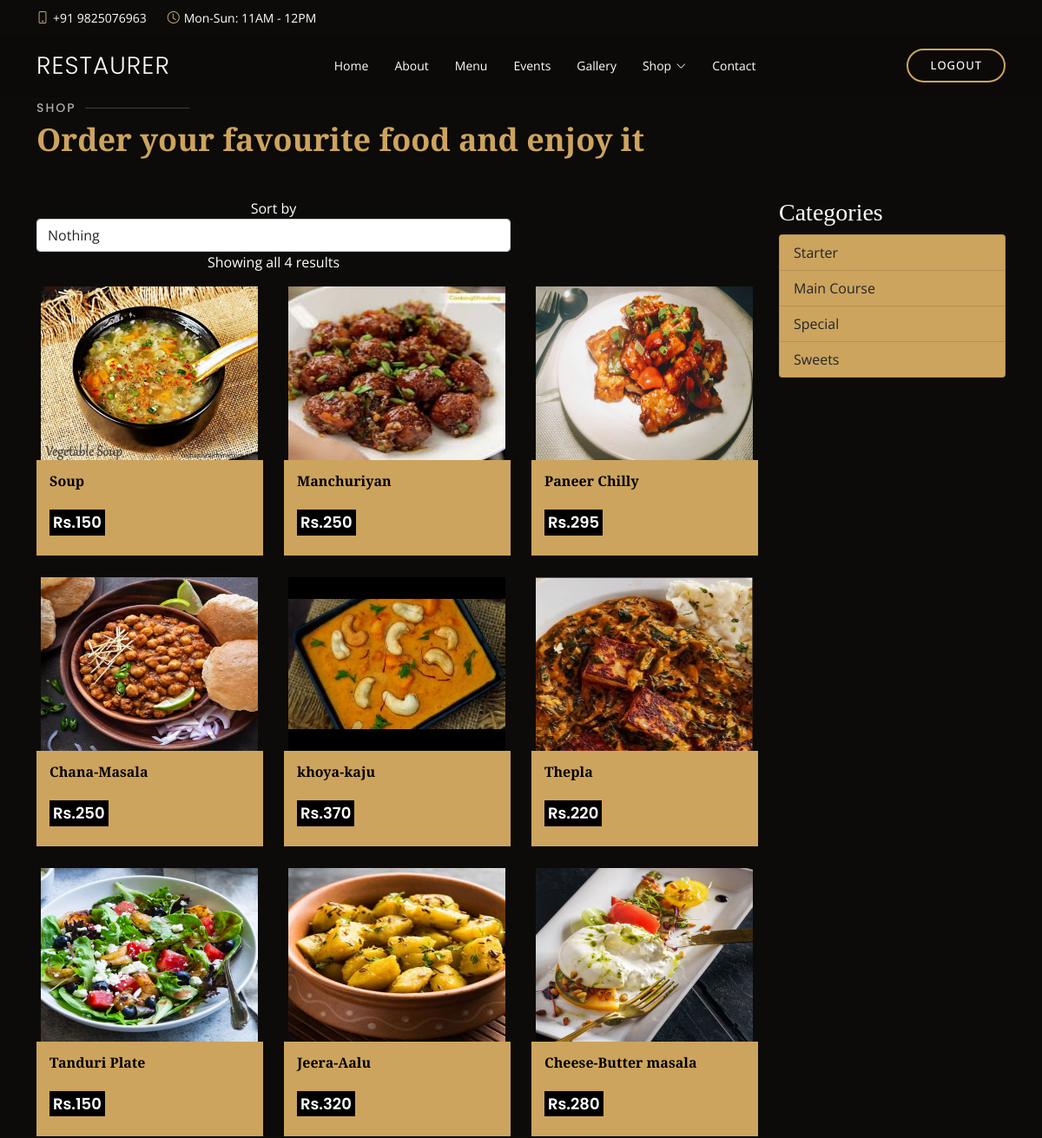
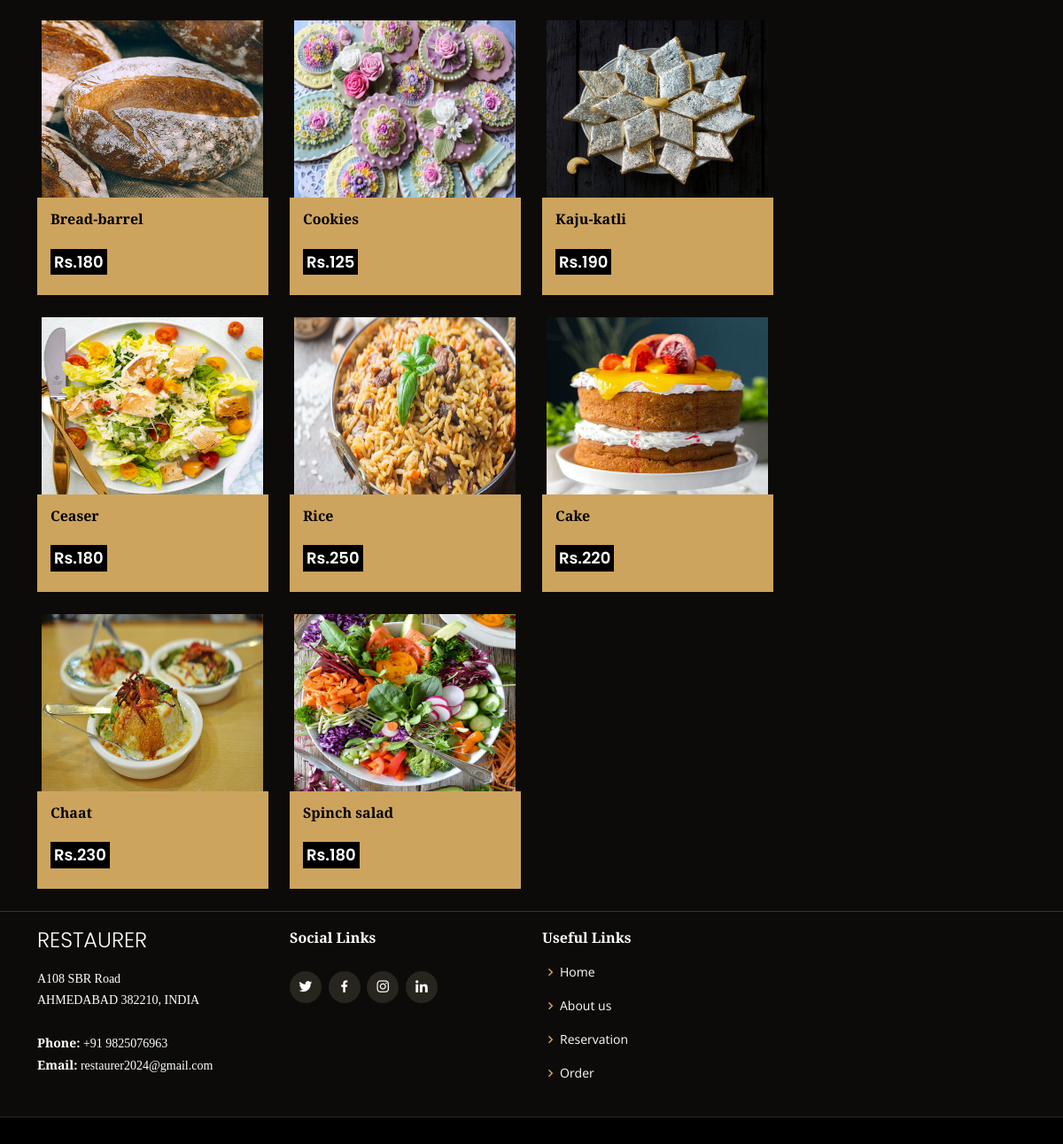
/order, run on the app's committed database (2 pictures, top to bottom).
### myapp/models.py (models this page shows, shortened)
class Add_product(models.Model):
    user_id = models.ForeignKey(User,on_delete=models.CASCADE)
    category_id = models.ForeignKey(Category,on_delete=models.CASCADE)
    name = models.CharField(max_length=30)
    price = models.IntegerField()
    qty = models.IntegerField()
    pic = models.ImageField(upload_to='img')
    dec = models.TextField()

class Category(models.Model):
    name = models.CharField(max_length=25)

### myapp/views.py (the view)
# urls.py: path('order',views.order, name='order'),
def order(request):
    pid = Add_product.objects.all()
    cid = Category.objects.all()
    con = {
        'pid' : pid,
        'cid' : cid
    }
    return render(request,"order.html",con)

### myapp/templates/order.html (shortened to what this page needs)
{% load static %}
<!DOCTYPE html>
<html lang="en">
<head>
  <link href="{% static 'vendor/animate.css/animate.min.css' %}" rel="stylesheet">
  <link href="{% static 'vendor/aos/aos.css' %}" rel="stylesheet">
  <link href="{% static 'vendor/bootstrap/css/bootstrap.min.css' %}" rel="stylesheet">
  <link href="{% static 'vendor/bootstrap-icons/bootstrap-icons.css' %}" rel="stylesheet">
  <link href="{% static 'vendor/boxicons/css/boxicons.min.css' %}" rel="stylesheet">
  <link href="{% static 'vendor/glightbox/css/glightbox.min.css' %}" rel="stylesheet">
  <link href="{% static 'vendor/swiper/swiper-bundle.min.css' %}" rel="stylesheet">
  <link href="{% static 'css/style.css' %}" rel="stylesheet">
 </head>
<body>
  <div id="topbar" class="d-flex align-items-center fixed-top">
    <div class="container d-flex justify-content-center justify-content-md-between">
      <div class="contact-info d-flex align-items-center">
        <i class="bi bi-phone d-flex align-items-center"><span>+91 9825076963</span></i>
        <i class="bi bi-clock d-flex align-items-center ms-4"><span> Mon-Sun: 11AM - 12PM</span></i>
      </div>
    </div>
  </div>
  <header id="header" class="fixed-top d-flex align-items-cente">
    <div class="container-fluid container-xl d-flex align-items-center justify-content-lg-between">
      <h1 class="logo me-auto me-lg-0"><a href="index.html">Restaurer</a></h1>
       <nav id="navbar" class="navbar order-last order-lg-0">
        <ul>
          <li><a class="nav-link scrollto {% if request.path == '/' %}active{% endif %}" href="/">Home</a></li>
          <li><a class="nav-link scrollto {% if request.path == '/aboutUs' %}active{% endif %}" href="/aboutUs">About</a></li>
          <li><a class="nav-link scrollto {% if request.path == '/menu' %}active{% endif %}" href="/menu">Menu</a></li>
          <li><a class="nav-link scrollto {% if request.path == '/events' %}active{% endif %}" href="/events">Events</a></li>
          <li><a class="nav-link scrollto {% if request.path == '/gallery' %}active{% endif %}" href="/gallery">Gallery</a></li>
          <li class="dropdown"><a href="#"><span>Shop</span> <i class="bi bi-chevron-down"></i></a>
          </li>
          <li><a class="nav-link scrollto {% if request.path == '/contact' %}active{% endif %}" href="/contact">Contact</a></li>
        </ul>
      </nav>
      <a href="/logout" class="book-a-table-btn scrollto d-none d-lg-flex">Logout</a>
    </div>
  </header>
    <main id="main">
    <div class="container"><br>
        <div class="section-title"><br><br>
          <br><br><h2>Shop</h2>
          <p>Order your favourite food and enjoy it</p>
        </div>
      </div>
    <div class="shop-box-inner">
        <div class="container">
            <div class="row">
                <div class="col-xl-9 col-lg-9 col-sm-12 col-xs-12 shop-content-right">
                    <div class="right-product-box">
                        <div class="product-item-filter row">
                            <div class="col-12 col-sm-8 text-center text-sm-left">
                                <div class="toolbar-sorter-right">
                                    <span>Sort by </span>
                                    <select id="basic" class="selectpicker show-tick form-control" data-placeholder="$ USD">
									<option data-display="Select">Nothing</option>
								</select>
                                </div>
                                <p>Showing all 4 results</p>
                            </div>
                        </div>
                        <div class="product-categorie-box">
                            <div class="tab-content">
                                <div role="tabpanel" class="tab-pane fade show active" id="grid-view">
                                    <div class="row">
                                        {% for i in pid %}
                                        <div class="col-sm-6 col-md-6 col-lg-4 col-xl-4">
                                            <div class="products-single fix">
                                                <div class="box-img-hover">
                                                    <img src="{{i.pic.url}}" style="height: 200px; width:250px;" class="img-fluid" alt="Image">
                                                </div>
                                                <div class="why-text">
                                                    <h5>{{i.name}}</h5>
                                                    <h6>Rs.{{i.price}}</h6>
                                                </div>
                                            </div>
                                        </div>
                                            {% endfor %}
                                    </div>
                                </div>
                            </div>
                        </div>
                    </div>
                </div>
				<div class="col-xl-3 col-lg-3 col-sm-12 col-xs-12 sidebar-shop-left">
                    <div class="product-categori">
                        <div class="filter-sidebar-left">
                            <div class="title-left">
                                <h3>Categories</h3>
                            </div>
                            <div class="list-group list-group-collapse list-group-sm list-group-tree" id="list-group-men" data-children=".sub-men">
                                {% for i in cid %}
                                <a href="{% url 'category' i.id %}" class="list-group-item list-group-item-action ">{{i.name}}</a>
                                {% endfor %}
                            </div>
                        </div>
                    </div>
                </div>
            </div>
        </div>
    </div>
    </main>
    <footer id="footer">
        <div class="footer-top">
          <div class="container">
            <div class="row">
              <div class="col-lg-3 col-md-6">
                <div class="footer-info">
                  <h3>Restaurer</h3>
                  <p>
                    A108 SBR Road <br>
                    AHMEDABAD 382210, INDIA<br><br>
                    <strong>Phone:</strong> +91 9825076963<br>
                    <strong>Email:</strong> restaurer2024@gmail.com<br>
                  </p>
                </div>
              </div>
              <div class="col-lg-3 col-md-4 footer-links">
                <h4>Social Links</h4>
                <div class="social-links mt-3">
                  <a href="#" class="twitter"><i class="bx bxl-twitter"></i></a>
                  <a href="#" class="facebook"><i class="bx bxl-facebook"></i></a>
                  <a href="#" class="instagram"><i class="bx bxl-instagram"></i></a>
                  <a href="#" class="linkedin"><i class="bx bxl-linkedin"></i></a>
                </div>
              </div>
              <div class="col-lg-3 col-md-4 footer-links">
                <h4>Useful Links</h4>
                <ul>
                  <li><i class="bx bx-chevron-right"></i> <a href="/">Home</a></li>
                  <li><i class="bx bx-chevron-right"></i> <a href="aboutUs">About us</a></li>
                  <li><i class="bx bx-chevron-right"></i> <a href="reservation">Reservation</a></li>
                  <li><i class="bx bx-chevron-right"></i> <a href="order">Order</a></li>
                </ul>
              </div>
            </div>
          </div>
        </div>
      </footer>
    </body>
    </html>

### myapp/static/css/style.css (style rules this page uses)
.list-group a { background-color: #cda45e; }
.products-single { overflow: hidden; position: relative; margin-bottom: 25px; }
.products-single .box-img-hover { overflow: hidden; position: relative; }
.box-img-hover img { margin: 0 auto; text-align: center; display: block; }
.why-text { background: #cda45e; color: black; padding: 15px; }
.why-text h5 { font-size: 16px; font-weight: 700; padding-bottom: 15px; }
.why-text h6 { font-size: 18px; font-family: 'Poppins', sans-serif; padding: 4px; display: inline-block; background: black; color: #ffffff; font-weight: 600; }
body { font-family: "Open Sans", sans-serif; background: #0c0b09; color: #fff; }
a { color: #cda45e; text-decoration: none; }
h1, h2, h3, h4, h5, h6 { font-family: "Playfair Display", serif; }
#topbar { height: 40px; font-size: 14px; transition: all 0.5s; z-index: 996; }
#topbar .contact-info i { font-style: normal; color: #d9ba85; }
#topbar .contact-info i span { padding-left: 5px; color: #fff; }
#header { background: rgba(12, 11, 9, 0.6); border-bottom: 1px solid rgba(12, 11, 9, 0.6); transition: all 0.5s; z-index: 997; padding: 15px 0; top: 40px; }
#header .logo { font-size: 28px; margin: 0; padding: 0; line-height: 1; font-weight: 300; letter-spacing: 1px; text-transform: uppercase; font-family: "Poppins", sans-serif; }
#header .logo a { color: #fff; }
.book-a-table-btn { margin: 0 0 0 15px; border: 2px solid #cda45e; color: #fff; border-radius: 50px; padding: 8px 25px; text-transform: uppercase; font-size: 13px; font-weight: 500; letter-spacing: 1px; transition: 0.3s; }
.navbar { padding: 0; }
.navbar ul { margin: 0; padding: 0; display: flex; list-style: none; align-items: center; }
.navbar li { position: relative; }
.navbar a { display: flex; align-items: center; justify-content: space-between; padding: 10px 0 10px 30px; color: #fff; white-space: nowrap; transition: 0.3s; font-size: 14px; }
.navbar a i { font-size: 12px; line-height: 0; margin-left: 5px; }
.section-title { padding-bottom: 40px; }
.section-title h2 { font-size: 14px; font-weight: 500; padding: 0; line-height: 1px; margin: 0 0 5px 0; letter-spacing: 2px; text-transform: uppercase; color: #aaaaaa; font-family: "Poppins", sans-serif; }
.section-title h2::after { content: ""; width: 120px; height: 1px; display: inline-block; background: rgba(255, 255, 255, 0.2); margin: 4px 10px; }
.section-title p { margin: 0; margin: 0; font-size: 36px; font-weight: 700; font-family: "Playfair Display", serif; color: #cda45e; }
#footer { background: black; padding: 0 0 30px 0; color: #fff; font-size: 14px; }
#footer .footer-top { background: #0c0b09; border-top: 1px solid #37332a; border-bottom: 1px solid #28251f; padding: 20px 0 0 0; }
#footer .footer-top .footer-info { margin-bottom: 30px; }
#footer .footer-top .footer-info h3 { font-size: 24px; margin: 0 0 20px 0; padding: 0px 0 0px 0; line-height: 1; font-weight: 300; text-transform: uppercase; font-family: "Poppins", sans-serif; }
#footer .footer-top .footer-info p { font-size: 14px; line-height: 24px; margin-bottom: 0; font-family: "Playfair Display", serif; color: #fff; }
#footer .footer-top .social-links a { font-size: 18px; display: inline-block; background: #28251f; color: #fff; line-height: 1; padding: 8px 0; margin-right: 4px; border-radius: 50%; text-align: center; width: 36px; height: 36px; transition: 0.3s; }
#footer .footer-top h4 { font-size: 16px; font-weight: 600; color: #fff; position: relative; padding-bottom: 12px; }
#footer .footer-top .footer-links { margin-bottom: 30px; }
#footer .footer-top .footer-links ul { list-style: none; padding: 0; margin: 0; }
#footer .footer-top .footer-links ul i { padding-right: 2px; color: #cda45e; font-size: 18px; line-height: 1; }
#footer .footer-top .footer-links ul li { padding: 10px 0; display: flex; align-items: center; }
#footer .footer-top .footer-links ul li:first-child { padding-top: 0; }
#footer .footer-top .footer-links ul a { color: #fff; transition: 0.3s; display: inline-block; line-height: 1; }

### data on the page
Add_product: pic (picture), name "Soup", price "150"
Add_product: pic (picture), name "Manchuriyan", price "250"
Add_product: pic (picture), name "Paneer Chilly", price "295"
Add_product: pic (picture), name "Chana-Masala", price "250"
Add_product: pic (picture), name "khoya-kaju", price "370"
Add_product: pic (picture), name "Thepla", price "220"
Add_product: pic (picture), name "Tanduri Plate", price "150"
Add_product: pic (picture), name "Jeera-Aalu", price "320"
Add_product: pic (picture), name "Cheese-Butter masala", price "280"
Add_product: pic (picture), name "Bread-barrel", price "180"
Add_product: pic (picture), name "Cookies", price "125"
Add_product: pic (picture), name "Kaju-katli", price "190"
Add_product: pic (picture), name "Ceaser", price "180"
Add_product: pic (picture), name "Rice", price "250"
Add_product: pic (picture), name "Cake", price "220"
Add_product: pic (picture), name "Chaat", price "230"
Add_product: pic (picture), name "Spinch salad", price "180"
Category: name "Starter"
Category: name "Main Course"
Category: name "Special"
Category: name "Sweets"
